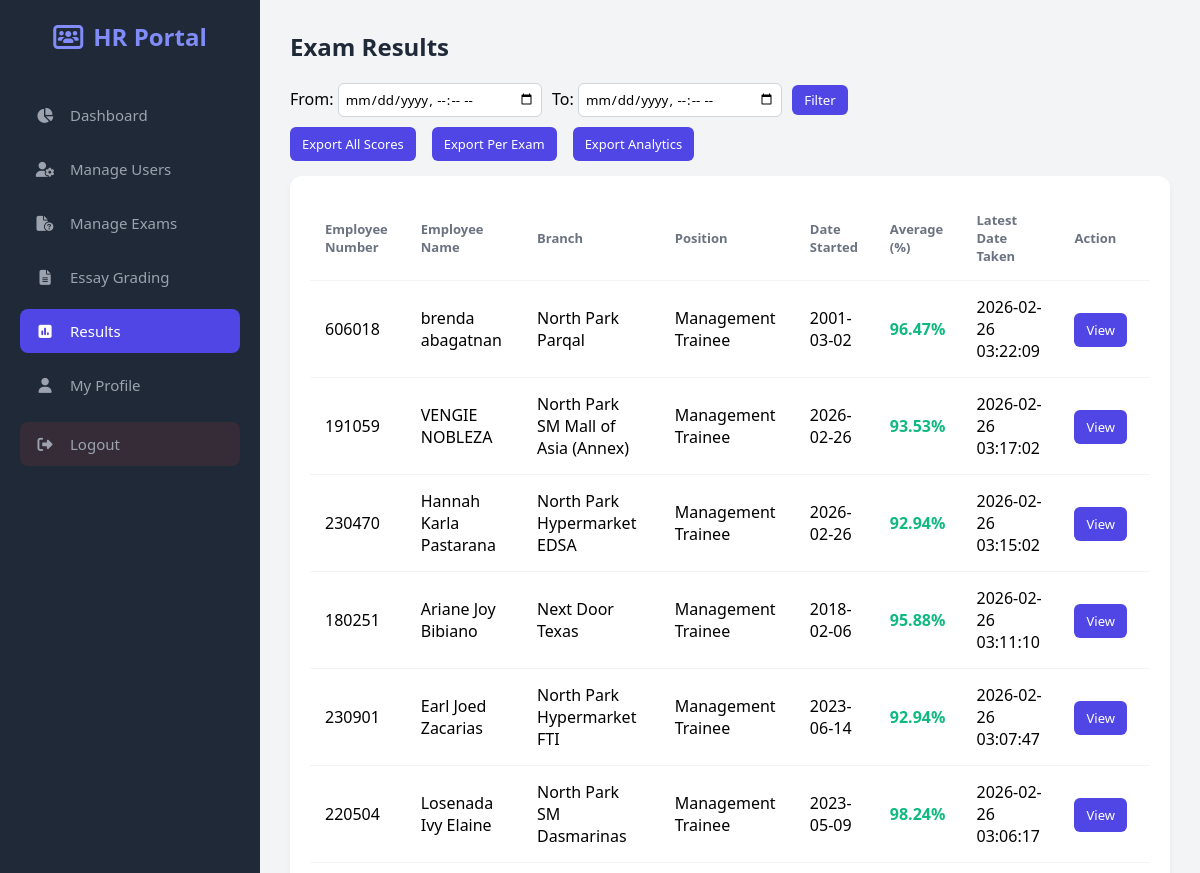
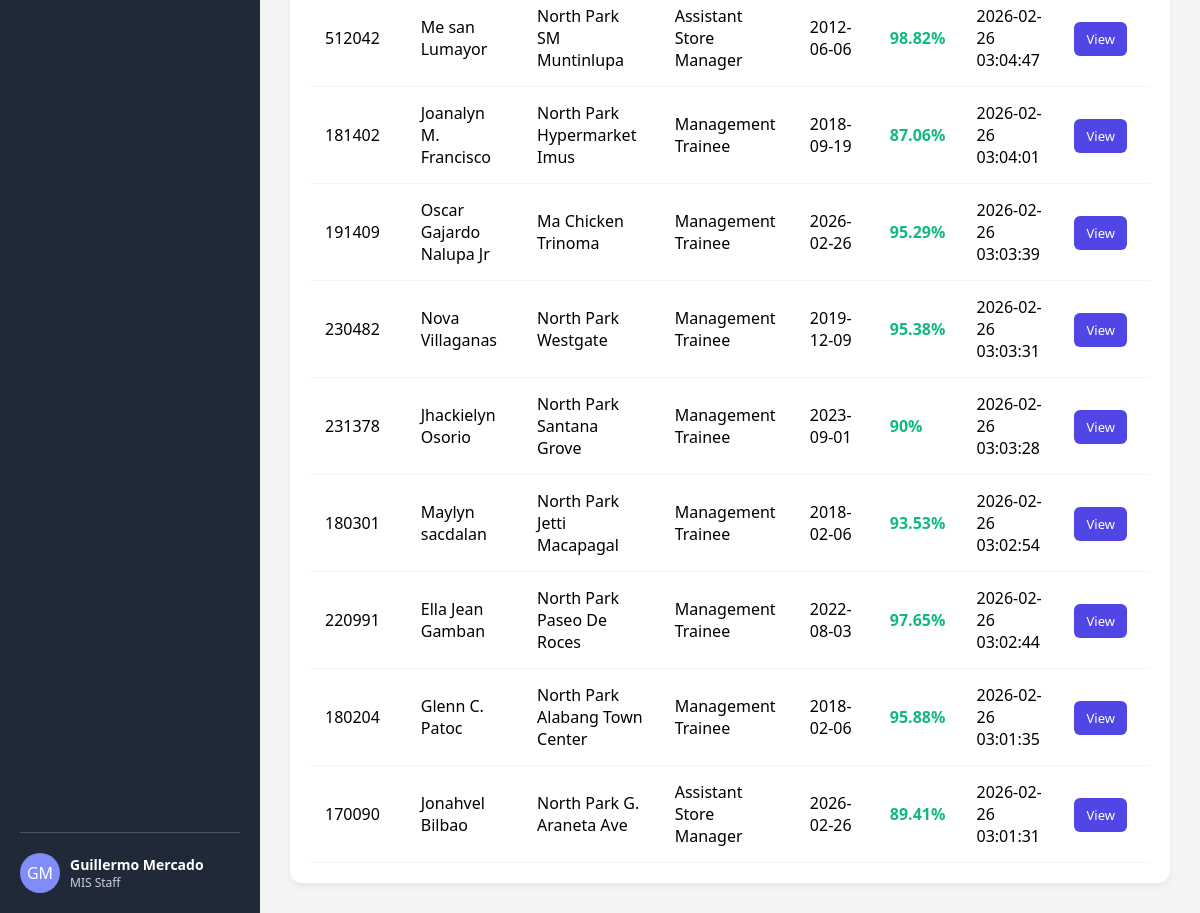
Screenshot of /hr/results.php (signed in) with the database file from the repository (2 pictures, top to bottom).
### tables this page shows
CREATE TABLE `users` (
  `id` int(11) NOT NULL,
  `full_name` varchar(150) NOT NULL,
  `employee_number` varchar(50) NOT NULL,
  `branch` varchar(100) NOT NULL,
  `position` varchar(100) NOT NULL,
  `date_started` date NOT NULL,
  `email` varchar(150) NOT NULL,
  `username` varchar(100) NOT NULL,
  `password` varchar(255) NOT NULL,
  `role` enum('Administrator','HR','Employee') NOT NULL DEFAULT 'Employee',
  `status` enum('Pending','Approved','Rejected','Inactive') NOT NULL DEFAULT 'Pending',
  `profile_photo` varchar(255) DEFAULT NULL,
  `date_created` timestamp NOT NULL DEFAULT current_timestamp()
);

CREATE TABLE `exam_results` (
  `id` int(11) NOT NULL,
  `exam_id` int(11) NOT NULL,
  `employee_id` int(11) NOT NULL,
  `score` int(11) NOT NULL,
  `essay_score` decimal(5,2) DEFAULT 0.00,
  `total` int(11) NOT NULL,
  `date_taken` timestamp NOT NULL DEFAULT current_timestamp(),
  `answers` longtext DEFAULT NULL CHECK (json_valid(`answers`)),
  `time_spent_seconds` int(11) DEFAULT 0,
  `started_at` datetime DEFAULT NULL
);

### hr/results.php (the view, shortened to what this page needs)
<?php
require_once __DIR__ . '/../config/db.php';
$user_id = $_SESSION['user_id'];
$stmtUser = $pdo->prepare("SELECT full_name, position, profile_photo FROM users WHERE id=?");
$stmtUser->execute([$user_id]);
$user = $stmtUser->fetch(PDO::FETCH_ASSOC) ?: ['full_name'=>'Admin User','position'=>'HR','profile_photo'=>null];
function getInitials($name){
    $words = explode(" ", $name);
    $initials = "";
    foreach($words as $w){ $initials .= strtoupper($w[0]); }
    return substr($initials,0,2);
}
$avatarInitials = getInitials($user['full_name']);
$startDate = $_GET['start'] ?? null;
$endDate = $_GET['end'] ?? null;
$sql = "
    SELECT
        u.id AS employee_id,
        u.employee_number,
        u.full_name AS employee_name,
        u.branch,
        u.position,
        u.date_started,
        e.title AS exam_title,
        er.score,
        er.total,
        e.passing_score,
        er.date_taken,
        er.essay_score,
        er.answers
    FROM exam_results er
    JOIN users u ON er.employee_id = u.id
    JOIN exams e ON er.exam_id = e.id
";
$params = [];
$sql .= " ORDER BY er.date_taken DESC";
$stmt = $pdo->prepare($sql);
$stmt->execute($params);
$results = $stmt->fetchAll(PDO::FETCH_ASSOC);
?>
<!DOCTYPE html>
<html lang="en">
<head>
<link rel="stylesheet" href="https://cdnjs.cloudflare.com/ajax/libs/font-awesome/6.4.0/css/all.min.css">
</head>
<body>
<nav class="sidebar">
<div class="logo"><i class="fa-solid fa-users-rectangle"></i> HR Portal</div>
<ul class="nav-links">
<li><a href="index.php"><i class="fa-solid fa-chart-pie"></i> Dashboard</a></li>
<li><a href="manage_users.php"><i class="fa-solid fa-user-gear"></i> Manage Users</a></li>
<li><a href="manage_exams.php"><i class="fa-solid fa-file-circle-question"></i> Manage Exams</a></li>
<li><a href="essay_grading.php"><i class="fa-solid fa-file-lines"></i> Essay Grading</a></li>
<li><a href="results.php" class="active"><i class="fa-solid fa-square-poll-vertical"></i> Results</a></li>
<li><a href="profile.php"><i class="fa-solid fa-user"></i> My Profile</a></li>
<a href="../config/logout.php" class="logout-btn" onclick="return confirmLogout();" style="margin-top:15px;">
<i class="fa-solid fa-right-from-bracket"></i> Logout
</a>
</ul>
<div class="profile-footer" style="margin-top:auto;padding-top:20px;border-top:1px solid rgba(255,255,255,0.2);display:flex;align-items:center;gap:10px;">
<div class="avatar" style="width:40px;height:40px;font-size:16px;flex-shrink:0;display:flex;align-items:center;justify-content:center;background-color:#818cf8;color:white;border-radius:50%;"><?= $avatarInitials ?></div>
<div style="color:white;">
<div style="font-size:14px;font-weight:600;"><?= htmlspecialchars($user['full_name'] ?? 'Admin User') ?></div>
<div style="font-size:12px;color:#d1d5db;"><?= htmlspecialchars($user['position'] ?? 'HR Manager') ?></div>
</div>
</div>
</nav>
<div class="main-content">
<div class="content-area">
<h2 class="section-title">Exam Results</h2>
<div style="display:flex;align-items:center;justify-content:space-between;margin-bottom:15px;flex-wrap:wrap;gap:10px;">
    <div style="display:flex;align-items:center;gap:10px;">
        <label>From:
            <input type="datetime-local" id="startDate" value="<?= $_GET['start'] ?? '' ?>" style="padding:6px;border-radius:6px;border:1px solid #d1d5db;">
        </label>
        <label>To:
            <input type="datetime-local" id="endDate" value="<?= $_GET['end'] ?? '' ?>" style="padding:6px;border-radius:6px;border:1px solid #d1d5db;">
        </label>
        <button id="filterBtn" style="padding:6px 12px;border-radius:6px;border:none;background-color:var(--primary-color);color:white;">Filter</button>
    </div>
    <div style="display:flex;align-items:center;gap:8px;">
        <a href="?export=all_scores<?= ($startDate || $endDate) ? '&start='.$startDate.'&end='.$endDate : '' ?>" class="export-btn">Export All Scores</a>
        <a href="?export=per_exam<?= ($startDate || $endDate) ? '&start='.$startDate.'&end='.$endDate : '' ?>" class="export-btn">Export Per Exam</a>
        <a href="?export=analytics<?= ($startDate || $endDate) ? '&start='.$startDate.'&end='.$endDate : '' ?>" class="export-btn">Export Analytics</a>
    </div>
</div>
<div class="table-container">
<table>
<thead>
<tr>
<th>Employee Number</th>
<th>Employee Name</th>
<th>Branch</th>
<th>Position</th>
<th>Date Started</th>
<th>Average (%)</th>
<th>Latest Date Taken</th>
<th>Action</th>
</tr>
</thead>
<tbody>
<?php
$employees = [];
foreach($results as $row){
    $empId = $row['employee_id'];
    if(!isset($employees[$empId])){
        $employees[$empId] = [
            'employee_number'=>$row['employee_number'],
            'employee_name'=>$row['employee_name'],
            'branch'=>$row['branch'],
            'position'=>$row['position'],
            'date_started'=>$row['date_started'],
            'scores'=>[],
            'totals'=>[],
            'latest_date_taken'=>$row['date_taken']
        ];
    }
    $employees[$empId]['scores'][] = $row['score'];
    $employees[$empId]['totals'][] = $row['total'];
}
foreach($employees as $empId => $emp):
$totalScore = array_sum($emp['scores']);
$totalPoints = array_sum($emp['totals']);
$average = ($totalPoints > 0) ? round(($totalScore/$totalPoints)*100,2) : 0;
$class = ($average >= 85) ? "score-good" : "score-low";
?>
<tr>
<td><?= htmlspecialchars($emp['employee_number']) ?></td>
<td><?= htmlspecialchars($emp['employee_name']) ?></td>
<td><?= htmlspecialchars($emp['branch']) ?></td>
<td><?= htmlspecialchars($emp['position']) ?></td>
<td><?= htmlspecialchars($emp['date_started']) ?></td>
<td class="<?= $class ?>"><?= $average ?>%</td>
<td><?= htmlspecialchars($emp['latest_date_taken']) ?></td>
<td><a href="view_employee_results.php?id=<?= $empId ?>" class="export-btn">View</a></td>
</tr>
<?php endforeach; ?>
</tbody>
</table>
</div>
</div>
</div>
</body>
</html>

### hr/results.php (style rules this page uses)
:root { --primary-color:#4f46e5;--secondary-color:#818cf8;--bg-color:#f3f4f6;--sidebar-bg:#1f2937;--text-light:#ffffff;--text-dark:#1f2937;--card-bg:#ffffff;--danger:#ef4444;--success:#10b981; }
* { margin:0;padding:0;box-sizing:border-box;font-family:'Segoe UI',Tahoma,Geneva,Verdana,sans-serif; }
body { display:flex;background-color:var(--bg-color);height:100vh;overflow:hidden; }
.sidebar { width:260px;background-color:var(--sidebar-bg);color:var(--text-light);display:flex;flex-direction:column;padding:20px; }
.logo { font-size:24px;font-weight:bold;margin-bottom:40px;text-align:center;color:var(--secondary-color);display:flex;align-items:center;justify-content:center;gap:10px; }
.nav-links { list-style:none;flex-grow:1; }
.nav-links li { margin-bottom:10px; }
.nav-links a { text-decoration:none;color:#9ca3af;padding:12px 15px;display:flex;align-items:center;gap:15px;border-radius:8px;transition:0.2s;font-size:15px; }
.nav-links a:hover,.nav-links a.active { background-color:var(--primary-color);color:white; }
.nav-links a i { width:20px;text-align:center; }
.logout-btn { margin-top:auto;background-color:rgba(239,68,68,0.1);color:var(--danger); }
.main-content { flex:1;display:flex;flex-direction:column;overflow-y:auto; }
.content-area { padding:30px; }
.section-title { margin-bottom:20px;color:var(--text-dark); }
.table-container { background:var(--card-bg);padding:20px;border-radius:12px;box-shadow:0 4px 6px rgba(0,0,0,0.05);overflow-x:auto; }
table { width:100%;border-collapse:collapse; }
th, td { text-align:left;padding:15px;border-bottom:1px solid #f3f4f6; }
th { color:#6b7280;font-weight:600;font-size:13px; }
.export-btn { background:var(--primary-color);color:white;padding:8px 12px;border-radius:6px;text-decoration:none;font-size:13px;margin-right:8px; }
.score-good { color:var(--success);font-weight:600; }

### rows the page displays
users: full_name "GM", full_name "Guillermo Mercado", position "MIS Staff"
exam_results: employee.employee_number "606018", employee.full_name "brenda abagatnan", employee.branch "North Park Parqal", employee.position "Management Trainee", employee.date_started "2001-03-02", average "96.47", date_taken "2026-02-26 03:22:09"
exam_results: employee.employee_number "191059", employee.full_name "VENGIE NOBLEZA", employee.branch "North Park SM Mall of Asia (Annex)", employee.position "Management Trainee", employee.date_started "2026-02-26", average "93.53", date_taken "2026-02-26 03:17:02"
exam_results: employee.employee_number "230470", employee.full_name "Hannah Karla Pastarana", employee.branch "North Park Hypermarket EDSA", employee.position "Management Trainee", employee.date_started "2026-02-26", average "92.94", date_taken "2026-02-26 03:15:02"
exam_results: employee.employee_number "180251", employee.full_name "Ariane Joy Bibiano", employee.branch "Next Door Texas", employee.position "Management Trainee", employee.date_started "2018-02-06", average "95.88", date_taken "2026-02-26 03:11:10"
exam_results: employee.employee_number "230901", employee.full_name "Earl Joed Zacarias", employee.branch "North Park Hypermarket FTI", employee.position "Management Trainee", employee.date_started "2023-06-14", average "92.94", date_taken "2026-02-26 03:07:47"
exam_results: employee.employee_number "220504", employee.full_name "Losenada Ivy Elaine", employee.branch "North Park SM Dasmarinas", employee.position "Management Trainee", employee.date_started "2023-05-09", average "98.24", date_taken "2026-02-26 03:06:17"
exam_results: employee.employee_number "512042", employee.full_name "Me san Lumayor", employee.branch "North Park SM Muntinlupa", employee.position "Assistant Store Manager", employee.date_started "2012-06-06", average "98.82", date_taken "2026-02-26 03:04:47"
exam_results: employee.employee_number "181402", employee.full_name "Joanalyn M. Francisco", employee.branch "North Park Hypermarket Imus", employee.position "Management Trainee", employee.date_started "2018-09-19", average "87.06", date_taken "2026-02-26 03:04:01"
exam_results: employee.employee_number "191409", employee.full_name "Oscar Gajardo Nalupa Jr", employee.branch "Ma Chicken Trinoma", employee.position "Management Trainee", employee.date_started "2026-02-26", average "95.29", date_taken "2026-02-26 03:03:39"
exam_results: employee.employee_number "230482", employee.full_name "Nova Villaganas", employee.branch "North Park Westgate", employee.position "Management Trainee", employee.date_started "2019-12-09", average "95.38", date_taken "2026-02-26 03:03:31"
exam_results: employee.employee_number "231378", employee.full_name "Jhackielyn Osorio", employee.branch "North Park Santana Grove", employee.position "Management Trainee", employee.date_started "2023-09-01", average "90", date_taken "2026-02-26 03:03:28"
exam_results: employee.employee_number "180301", employee.full_name "Maylyn sacdalan", employee.branch "North Park Jetti Macapagal", employee.position "Management Trainee", employee.date_started "2018-02-06", average "93.53", date_taken "2026-02-26 03:02:54"
exam_results: employee.employee_number "220991", employee.full_name "Ella Jean Gamban", employee.branch "North Park Paseo De Roces", employee.position "Management Trainee", employee.date_started "2022-08-03", average "97.65", date_taken "2026-02-26 03:02:44"
exam_results: employee.employee_number "180204", employee.full_name "Glenn C. Patoc", employee.branch "North Park Alabang Town Center", employee.position "Management Trainee", employee.date_started "2018-02-06", average "95.88", date_taken "2026-02-26 03:01:35"
exam_results: employee.employee_number "170090", employee.full_name "Jonahvel Bilbao", employee.branch "North Park G. Araneta Ave", employee.position "Assistant Store Manager", employee.date_started "2026-02-26", average "89.41", date_taken "2026-02-26 03:01:31"
